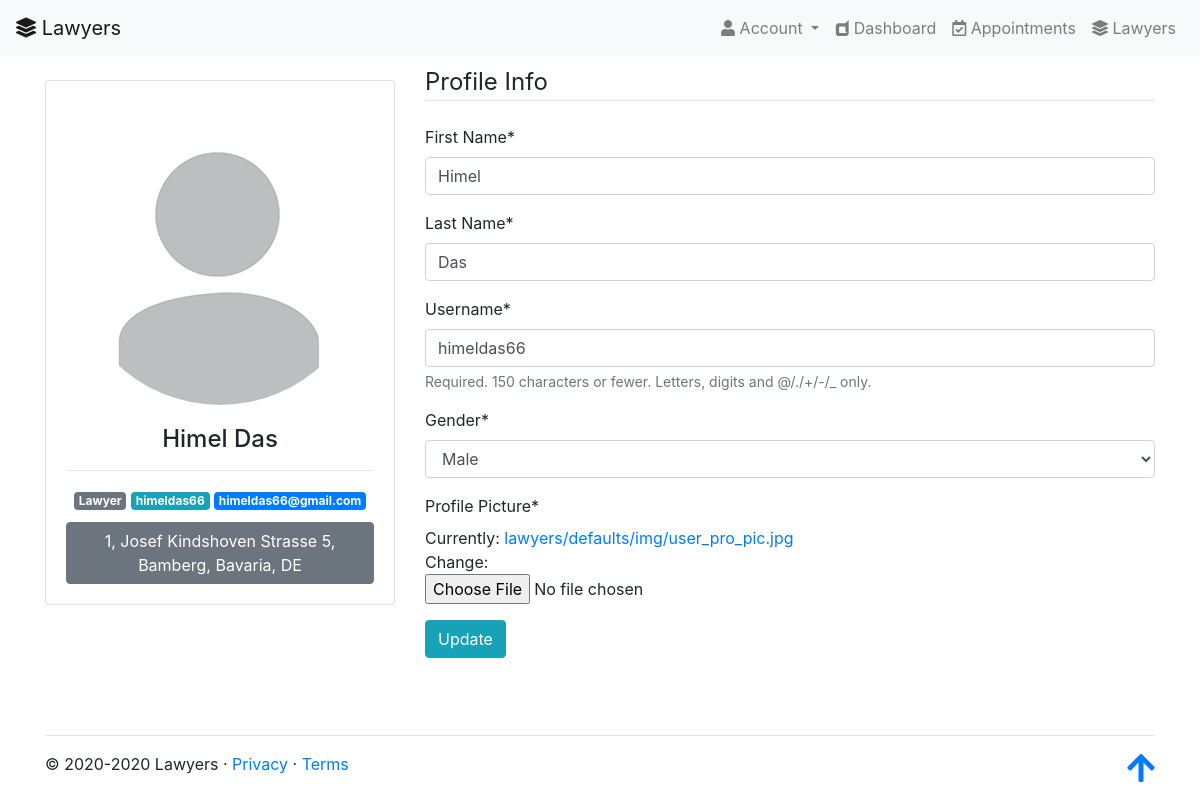
/users/profile/ (signed in), run on the app's committed database.
### users/models.py (models this page shows, shortened)
class User(AbstractUser):
    first_name = models.CharField(
        max_length=FIRST_NAME_MAX_LENGTH, verbose_name="First Name")
    last_name = models.CharField(
        max_length=LAST_NAME_MAX_LENGTH, verbose_name="Last Name")
    GENDER_CHOICES = [('', 'Select'), ('F', 'Female'),
                      ('M', 'Male'), ('O', 'Other')]
    user_type = models.CharField(max_length=1, choices=USER_TYPE_CHOICES,
                                 default=CUSTOMER, verbose_name="User Type")
    gender = models.CharField(max_length=1, choices=GENDER_CHOICES, )
    pro_pic = models.ImageField(default=user_default_pro_pic,
                                upload_to=user_dir,
                                verbose_name="Profile Picture",
                                validators=[file_size])

class Address(models.Model):
    user = models.OneToOneField(User, on_delete=models.CASCADE)
    flat_number = models.CharField(
        max_length=10, blank=True, verbose_name="Flat Number")
    apartment_number = models.CharField(
        max_length=10, blank=True, verbose_name="Apartment Number")
    street = models.CharField(max_length=100)
    city = models.CharField(max_length=20)
    state = models.CharField(max_length=20)
    postal_code = models.IntegerField(
        validators=[MaxValueValidator(9999999999)],
        verbose_name="Postal Code")
    country = CountryField(blank_label='Select')

### users/views/common.py (the view)
# urls.py: path('profile/', profile, name='profile'),
@login_required
def profile(request):
    if request.method == 'POST':
        form = UserUpdateForm(request.POST, request.FILES,
                              instance=request.user)
        if form.is_valid():
            form.save()
            messages.success(request, 'Your account has been updated!')
            return redirect('users:profile')
    else:
        form = UserUpdateForm(instance=request.user)
    context = {
        'form': form,
    }
    return render(request, 'users/profile.html', context)

### users/forms/common.py
class UserUpdateForm(forms.ModelForm):
    class Meta:
        model = User
        fields = ['first_name', 'last_name', 'username',
                  'gender', 'pro_pic']

### templates/users/profile.html (shortened to what this page needs)
{% extends 'base.html' %}
{% load i18n %}
{% load crispy_forms_tags %}
{% block content %}
<main>
    <div class="container">
        <div class="row">
            <div class="col-md-4">
                <section class="mt-4 mb-4">
                    <div class="card text-center">
                        <div class="avatar mx-auto white mt-4">
                            <img src="{{ user.pro_pic.url }}" class="rounded-circle img-fluid" alt="Profile Avatar">
                        </div>
                        <div class="card-body">
                            <h4 class="card-title">{{ user.get_full_name }}</h4>
                            <hr>
                            <span class="badge badge-secondary">{{ user.get_user_type_display }}</span>
                            <span class="badge badge-info">{{ user.username }}</span>
                            <span class="badge badge-primary">{{ user.email }}</span>
                            {% if user.address %}
                            <div class="mt-2">
                                <a href="{% url 'users:address_update' %}" class="btn btn-secondary btn-block" role="button">
                                    {{ user.address.flat_number }},
                                    {{ user.address.street }} {{ user.address.apartment_number }},
                                    {{ user.address.city }}, {{ user.address.state }}, {{ user.address.country }}
                                </a>
                            </div>
                            {% else %}
                            <div class="mt-2">
                                <a href="{% url 'users:address_create' %}" class="btn btn-warning" role="button">
                                    Add Address
                                </a>
                            </div>
                            {% endif %}
                        </div>
                    </div>
                </section>
            </div>
            <div class="col-md-8 mt-md-2">
                <section class="mb-4">
                    <form method="post" enctype="multipart/form-data">
                        <legend class="border-bottom mb-4">Profile Info</legend>
                        {{ form|crispy }}
                        <button type="submit" class="btn btn-info">{% trans "Update" %}</button>
                    </form>
                </section>
            </div>
        </div>
    </div>
</main>
{% endblock %}

### static_files/core/css/style.css (style rules this page uses)
.badge { margin-bottom: 0.25rem; }

### data on the page
User: pro_pic (picture), get_full_name "Himel Das", user_type "Lawyer", username "himeldas66", email "himeldas66@gmail.com", address.flat_number "1", address.street "Josef Kindshoven Strasse", address.apartment_number "5", address.city "Bamberg", address.state "Bavaria", address.country "DE", first_name "Himel", last_name "Das", gender "Male"
